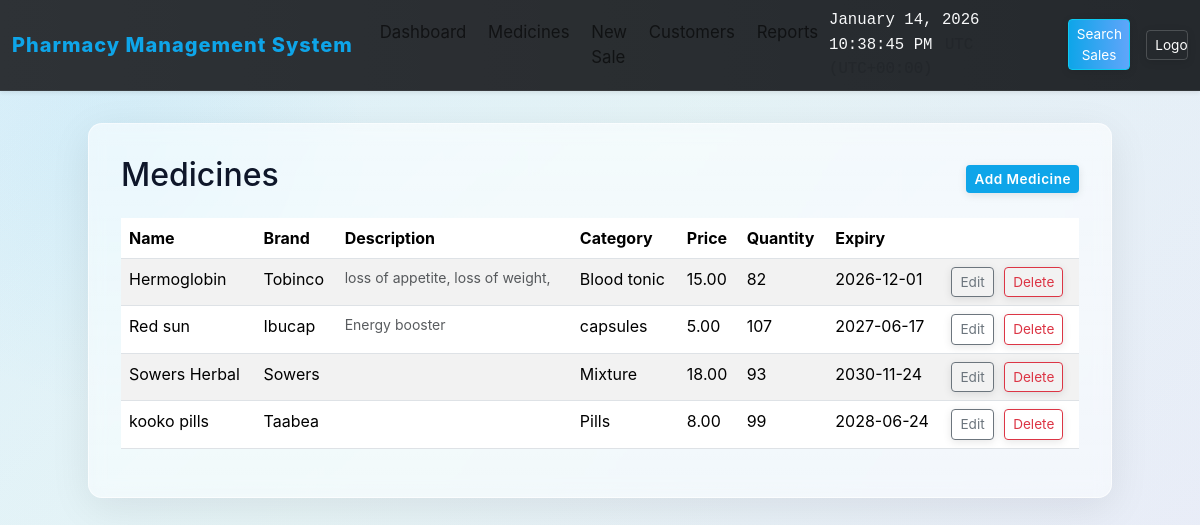
Screenshot of /medicines (signed in) with the database file from the repository.
### models.py (models this page shows, shortened)
class Medicine(db.Model):
    id = db.Column(db.Integer, primary_key=True)
    name = db.Column(db.String(120), nullable=False)
    brand = db.Column(db.String(120))
    price = db.Column(db.Float, nullable=False)
    quantity = db.Column(db.Integer, nullable=False, default=0)
    expiry_date = db.Column(db.Date, nullable=True)
    category = db.Column(db.String(80))
    description = db.Column(db.Text)
    def near_expiry(self, days=30, today=None):
        from datetime import date, timedelta
        today = today or date.today()
        if self.expiry_date is None:
            return False
        return today <= self.expiry_date <= (today + timedelta(days=days))

### app.py (the view)
    @app.route('/medicines')
    def medicines():
        medicines = Medicine.query.order_by(Medicine.name).all()
        low_stock_threshold = 5
        return render_template('medicines.html', medicines=medicines, low_stock_threshold=low_stock_threshold, today=date.today())

### templates/medicines.html (shortened to what this page needs)
{% extends 'base.html' %}
{% block content %}
  <div class="d-flex justify-content-between align-items-center mb-3">
    <h2>Medicines</h2>
    {% if session.get('is_admin') %}
      <a class="btn btn-sm btn-primary" href="/medicines/add">Add Medicine</a>
    {% else %}
      <a class="btn btn-sm btn-outline-secondary" href="{{ url_for('admin_login') }}">Admin login</a>
    {% endif %}
  </div>
  <table class="table table-striped">
    <thead>
      <tr>
        <th>Name</th>
        <th>Brand</th>
        <th>Description</th>
        <th>Category</th>
        <th>Price</th>
        <th>Quantity</th>
        <th>Expiry</th>
        <th></th>
      </tr>
    </thead>
    <tbody>
      {% for m in medicines %}
      <tr>
        <td>{{m.name}}</td>
        <td>{{m.brand or ''}}</td>
        <td>
          {% if m.description %}
            <div class="text-muted small">{{ m.description[:100] }}{% if m.description and m.description|length > 100 %}...{% endif %}</div>
          {% endif %}
        </td>
        <td>{{m.category or ''}}</td>
        <td>{{'%.2f'|format(m.price)}}</td>
        <td>
          {% if m.quantity == 0 %}
            <span class="text-danger">Finish</span>
          {% else %}
            {{m.quantity}}
          {% endif %}
        </td>
        <td>
          {% if m.expiry_date %}
            {{m.expiry_date}}
          {% else %}
            —
          {% endif %}
        </td>
        {% if session.get('is_admin') %}
        <td>
          <a class="btn btn-sm btn-outline-secondary" href="/medicines/update/{{m.id}}">Edit</a>
          <form method="post" action="/medicines/delete/{{m.id}}" style="display:inline-block; margin-left:6px;" onsubmit="return confirm('Delete this medicine?');">
            <button class="btn btn-sm btn-outline-danger">Delete</button>
          </form>
        </td>
        {% else %}
        <td><a class="btn btn-sm btn-outline-secondary" href="{{ url_for('admin_login') }}">Admin login</a></td>
        {% endif %}
      </tr>
      {% endfor %}
    </tbody>
  </table>
{% endblock %}

### static/animations.css (style rules this page uses)
.btn { position: relative; overflow: hidden; transition: all 0.2s cubic-bezier(0.34, 1.56, 0.64, 1); box-shadow: 0 2px 8px rgba(0, 0, 0, 0.1); }
.btn::before { content: ''; position: absolute; top: 50%; left: 50%; width: 0; height: 0; border-radius: 50%; background: rgba(255, 255, 255, 0.5); transform: translate(-50%, -50%); pointer-events: none; }
.btn-primary { background: linear-gradient(135deg, #0ea5e9 0%, #0284c7 100%); border: none; font-weight: 600; letter-spacing: 0.5px; }
table tbody tr { animation: fadeInUp 0.5s ease-out backwards; }
table tbody tr:nth-child(1) { animation-delay: 0.05s; }
table tbody tr:nth-child(2) { animation-delay: 0.1s; }
table tbody tr:nth-child(3) { animation-delay: 0.15s; }
table tbody tr:nth-child(4) { animation-delay: 0.2s; }

### templates/base.html (style rules this page uses)
:root { --primary-blue: #0ea5e9; --accent-green: #16a34a; --danger-red: #ef4444; --glass-white: rgba(255,255,255,0.75); --glass-border: rgba(255,255,255,0.6); --muted: rgba(0,0,0,0.6); }
html,body { height:100%; }
body { background: linear-gradient(135deg, rgba(14,165,233,0.12) 0%, rgba(16,185,129,0.06) 40%, rgba(239,68,68,0.04) 100%), radial-gradient( circle at 10% 20%, rgba(14,165,233,0.06), transparent 20%), linear-gradient(120deg, #f8fafc 0%, #eaf2ff 100%); min-height: 100vh; font-family: -apple-system, BlinkMacSystemFont, 'Segoe UI', Roboto, 'Helvetica Neue', Arial; color: #0f172a; }
.btn-primary { background:var(--primary-blue);border-color:transparent;color:#fff }
.btn-sm { padding:.25rem .5rem;font-size:.85rem }
table { background:transparent }
.table-striped>tbody>tr:nth-of-type(odd) { background:rgba(15,23,42,0.02) }

### rows the page displays
Medicine: name "Hermoglobin", brand "Tobinco", description "loss of appetite, loss of weight,", category "Blood tonic", price "15.00", quantity "82", expiry_date "2026-12-01"
Medicine: name "Red sun", brand "Ibucap", description "Energy booster", category "capsules", price "5.00", quantity "107", expiry_date "2027-06-17"
Medicine: name "Sowers Herbal", brand "Sowers", category "Mixture", price "18.00", quantity "93", expiry_date "2030-11-24"
Medicine: name "kooko pills", brand "Taabea", category "Pills", price "8.00", quantity "99", expiry_date "2028-06-24"
